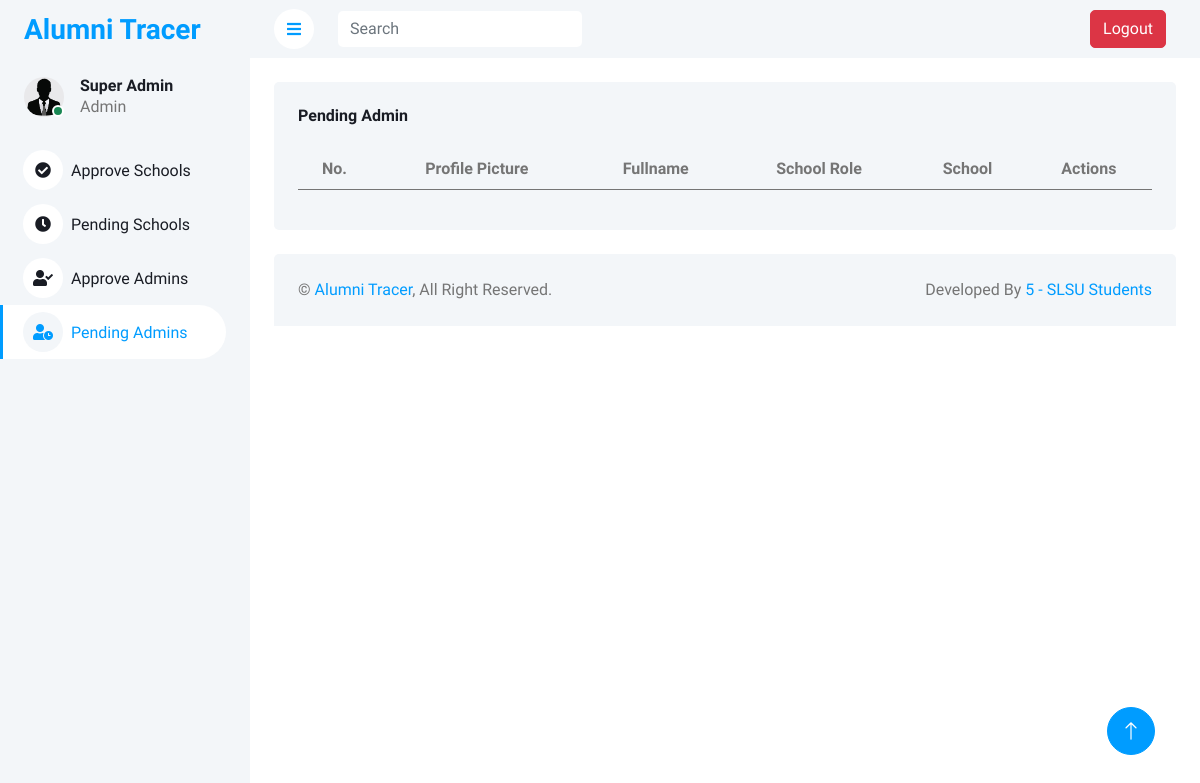
/SuperAdmin/pendingAdmins.php, run on an earlier commit of the app's database.
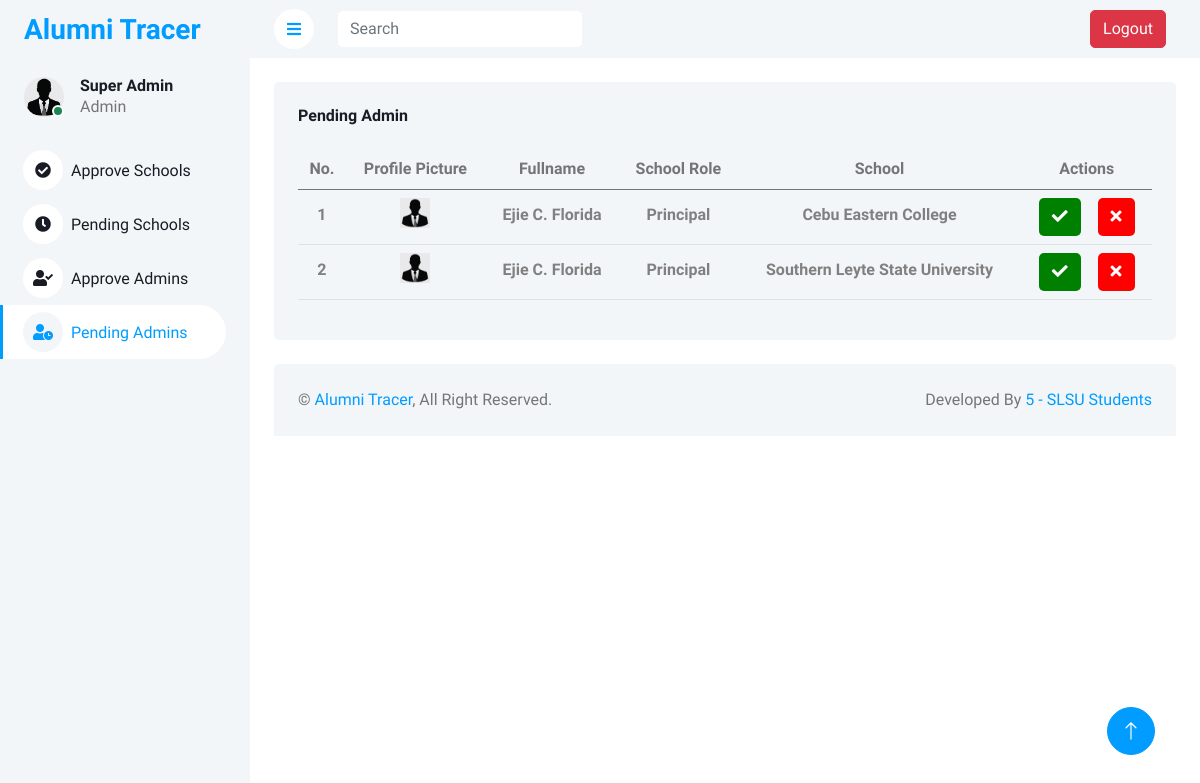
And on a later commit of the database.
### tables this page shows
CREATE TABLE `r_accounts` (
  `id` int(11) NOT NULL,
  `name` varchar(100) NOT NULL,
  `email` varchar(100) NOT NULL,
  `school_role` varchar(100) NOT NULL,
  `school` varchar(255) NOT NULL,
  `password` varchar(200) NOT NULL,
  `date_registered` datetime NOT NULL DEFAULT current_timestamp(),
  `profile_img` varchar(255) NOT NULL,
  `contact` varchar(255) NOT NULL,
  `bio` varchar(255) NOT NULL,
  `status` varchar(255) NOT NULL,
  `face_data` varchar(255) DEFAULT NULL
);

### SuperAdmin/pendingAdmins.php (the view, shortened to what this page needs)
<?php
    include("../connection/conn.php");
?>
<!DOCTYPE html>
<html lang="en">
<head>
    <link href="https://cdnjs.cloudflare.com/ajax/libs/font-awesome/5.10.0/css/all.min.css" rel="stylesheet">
    <link href="https://cdn.jsdelivr.net/npm/bootstrap-icons@1.4.1/font/bootstrap-icons.css" rel="stylesheet">
    <link href="../template/lib/owlcarousel/assets/owl.carousel.min.css" rel="stylesheet">
    <link href="lib../template/lib/tempusdominus/css/tempusdominus-bootstrap-4.min.css" rel="stylesheet" />
    <link href="../template/css/bootstrap.min.css" rel="stylesheet">
    <link href="../template/css/style.css" rel="stylesheet">
</head>
<body>
    <div class="container-xxl position-relative bg-white d-flex p-0">
        <div class="sidebar pe-4 pb-3">
            <nav class="navbar bg-light navbar-light">
                <a href="index.html" class="navbar-brand mx-4 mb-3">
                    <h3 class="text-primary"></i>Alumni Tracer</h3>
                </a>
                <div class="d-flex align-items-center ms-4 mb-4">
                    <div class="position-relative">
                        <img class="rounded-circle" src="pictures/default.jpg" alt="" style="width: 40px; height: 40px;">
                        <div class="bg-success rounded-circle border border-2 border-white position-absolute end-0 bottom-0 p-1"></div>
                    </div>
                    <div class="ms-3">
                        <h6 class="mb-0">Super Admin</h6>
                        <span>Admin</span>
                    </div>
                </div>
                <div class="navbar-nav w-100">
                    <a href="superAdmin.php" class="nav-item nav-link ">
                    <i class="fa fa-check-circle me-2"></i>Approve Schools
                    </a>
                    <a href="pendingSchool.php" class="nav-item nav-link ">
                        <i class="fa fa-clock me-2"></i>Pending Schools
                    </a>
                    <a href="approveAdmins.php" class="nav-item nav-link">
                        <i class="fa fa-user-check me-2"></i>Approve Admins
                    </a>
                    <a href="pendingAdmins.php" class="nav-item nav-link active">
                        <i class="fa fa-user-clock me-2"></i>Pending Admins
                    </a>
                </div>
            </nav>
        </div>
        <div class="content">
            <nav class="navbar navbar-expand bg-light navbar-light sticky-top px-4 py-0">
                <a href="#" class="sidebar-toggler flex-shrink-0">
                    <i class="fa fa-bars"></i>
                </a>
                <form class="d-none d-md-flex ms-4">
                <input id="searchInput" class="form-control border-0" type="search" placeholder="Search">
                </form>
                <div class="navbar-nav align-items-center ms-auto">
                    <div class="nav-item dropdown">
                        <a href="../index.php" class = "btn btn-danger" style = "margin: 10px;">Logout</a>
                    </div>
                </div>
            </nav>
            <div class="container-fluid pt-4 px-4">
                <div class="row g-4">
                    <div class="col-12">
                        <div class="bg-light rounded h-100 p-4">
                            <h6 class="mb-4">Pending Admin</h6>
                            <div class="table-responsive">
                            <table class="table">
                                    <thead>
                                        <tr class = "text-center">
                                            <th scope="col">No.</th>
                                            <th scope="col">Profile Picture</th>
                                            <th scope="col">Fullname</th>
                                            <th scope="col">School Role</th>
                                            <th scope="col">School</th>
                                            <th scope="col">Actions</th>
                                        </tr>
                                    </thead>
                                    <tbody id="schoolTableBody">
                            <?php
                                $sqlGetSchool = "SELECT * FROM r_accounts WHERE status = 'Pending'";
                                $queryGetSchool = mysqli_query($conn, $sqlGetSchool);
                                $number = 0;
                                while ($getData = mysqli_fetch_assoc($queryGetSchool)) {
                                    $number++;
                                    $uniqueCheckModalId = "checkModal" . $getData['id'];
                                    $uniqueDeleteModalId = "deleteModal" . $getData['id'];
                            ?>
                            <tr class="school-row text-center">
                                <th scope="row"><h6 style="color: grey; margin-top: 7px;"><?php echo $number; ?></h6></th>
                                <td><img src="<?php echo $getData['profile_img']; ?>" alt="admin picture" style="width: 30px; height: 30px;"></td>
                                <td class="school-name"><h6 style="color: grey; margin-top: 7px;"><?php echo $getData['name']; ?></h6></td>
                                <td class="school-name"><h6 style="color: grey; margin-top: 7px;"><?php echo $getData['school_role']; ?></h6></td>
                                <td class="school-name"><h6 style="color: grey; margin-top: 7px;"><?php echo $getData['school']; ?></h6></td>
                                <td class = "text-center">
                                    <div>
                                        <button type="button" class="btn" style="background-color: green; color: white;" data-bs-toggle="modal" data-bs-target="#<?php echo $uniqueCheckModalId; ?>">
                                            <i class="fa fa-check"></i>
                                        </button>
                                        <button type="button" class="btn" style="background-color: red; color: white; margin-left: 13px;" data-bs-toggle="modal" data-bs-target="#<?php echo $uniqueDeleteModalId; ?>">
                                            <i class="fa fa-times"></i>
                                        </button>
                            </div>
                        </td>
                    </tr>
                    <?php
                        }
                    ?>
                </tbody>
                                </table>
                            </div>
                        </div>
                    </div>
                </div>
            </div>
            <div class="container-fluid pt-4 px-4">
                <div class="bg-light rounded-top p-4">
                    <div class="row">
                        <div class="col-12 col-sm-6 text-center text-sm-start">
                            &copy; <a href="../index.php">Alumni Tracer</a>, All Right Reserved.
                        </div>
                        <div class="col-12 col-sm-6 text-center text-sm-end">
                            Developed By <a href="#">5 - SLSU Students</a>
                        </div>
                    </div>
                </div>
            </div>
        </div>
        <a href="#" class="btn btn-lg btn-primary btn-lg-square back-to-top"><i class="bi bi-arrow-up"></i></a>
    </div>
</body>
</html>

### template/css/style.css (style rules this page uses)
:root { --primary: #009CFF; --light: #F3F6F9; --dark: #191C24; }
.back-to-top { position: fixed; display: none; right: 45px; bottom: 45px; z-index: 99; }
.btn { transition: .5s; }
.btn.btn-primary { color: #FFFFFF; }
.btn-lg-square { width: 48px; height: 48px; }
.btn-square, .btn-sm-square, .btn-lg-square { padding: 0; display: inline-flex; align-items: center; justify-content: center; font-weight: normal; border-radius: 50px; }
.sidebar { position: fixed; top: 0; left: 0; bottom: 0; width: 250px; height: 100vh; overflow-y: auto; background: var(--light); transition: 0.5s; z-index: 999; }
.content { margin-left: 250px; min-height: 100vh; background: #FFFFFF; transition: 0.5s; }
@media (min-width: 992px) { .sidebar { margin-left: 0; } }
@media (min-width: 992px) { .content { width: calc(100% - 250px); } }
.sidebar .navbar .navbar-nav .nav-link { padding: 7px 20px; color: var(--dark); font-weight: 500; border-left: 3px solid var(--light); border-radius: 0 30px 30px 0; outline: none; }
.sidebar .navbar .navbar-nav .nav-link:hover, .sidebar .navbar .navbar-nav .nav-link.active { color: var(--primary); background: #FFFFFF; border-color: var(--primary); }
.sidebar .navbar .navbar-nav .nav-link i { width: 40px; height: 40px; display: inline-flex; align-items: center; justify-content: center; background: #FFFFFF; border-radius: 40px; }
.sidebar .navbar .navbar-nav .nav-link:hover i, .sidebar .navbar .navbar-nav .nav-link.active i { background: var(--light); }
.content .navbar .sidebar-toggler, .content .navbar .navbar-nav .nav-link i { width: 40px; height: 40px; display: inline-flex; align-items: center; justify-content: center; background: #FFFFFF; border-radius: 40px; }

What changed in the data, as far as the page shows it:
added r_accounts: profile_img (placeholder picture), name "Ejie C. Florida", school_role "Principal", school "Cebu Eastern College"
added r_accounts: profile_img (placeholder picture), name "Ejie C. Florida", school_role "Principal", school "Southern Leyte State University"
